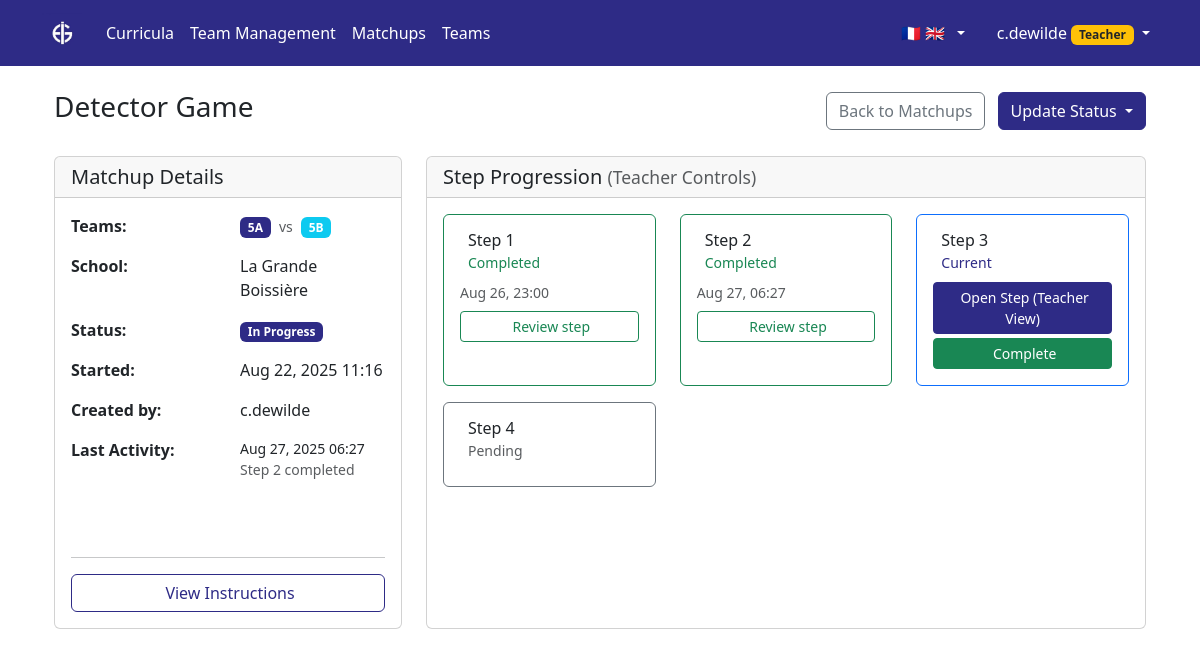
Before: /aigames/matchups/5/ (signed in) with the older database file.
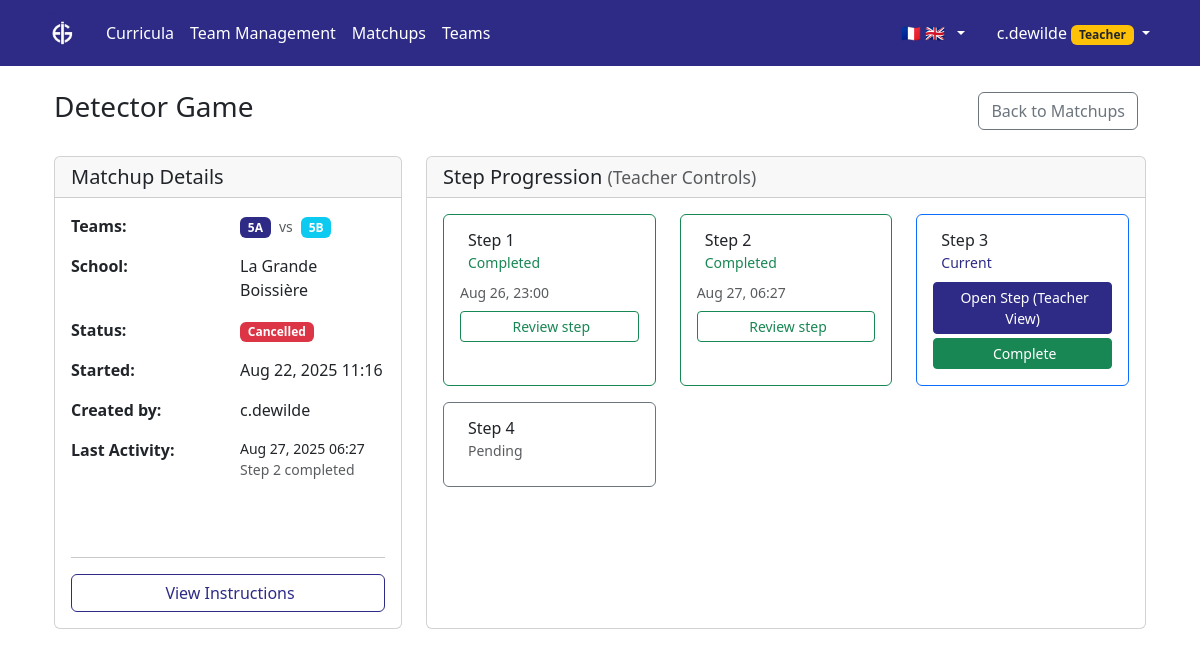
After: the same page with the newer database file.
### aigames/models.py (models this page shows, shortened)
class GameMatchup(models.Model):
    MATCHUP_STATUS_CHOICES = [
        ('scheduled', 'Scheduled'),
        ('in_progress', 'In Progress'),
        ('completed', 'Completed'),
        ('cancelled', 'Cancelled'),
    ]
    ai_game = models.ForeignKey(AiGame, on_delete=models.CASCADE, related_name='matchups')
    team1 = models.ForeignKey(Team, on_delete=models.CASCADE, related_name='matchups_as_team1')
    team2 = models.ForeignKey(Team, on_delete=models.CASCADE, related_name='matchups_as_team2')
    school = models.ForeignKey(School, on_delete=models.CASCADE, related_name='game_matchups')
    created_by = models.ForeignKey(User, on_delete=models.CASCADE, related_name='created_matchups')
    status = models.CharField(max_length=20, choices=MATCHUP_STATUS_CHOICES, default='scheduled')
    scheduled_date = models.DateTimeField(null=True, blank=True, help_text="When the game is scheduled to be played")
    started_at = models.DateTimeField(null=True, blank=True)
    completed_at = models.DateTimeField(null=True, blank=True)
    notes = models.TextField(blank=True, help_text="Teacher notes about this matchup")
    created_at = models.DateTimeField(auto_now_add=True)
    updated_at = models.DateTimeField(auto_now=True)
    @property
    def duration_minutes(self):
        if self.completed_at and self.started_at:
            delta = self.completed_at - self.started_at
            return int(delta.total_seconds() / 60)
        return None
    def get_current_step(self):
        completed_steps = self.step_progress.filter(
            is_completed=True
        ).order_by('-game_step__step_number')
        if completed_steps.exists():
            last_completed = completed_steps.first().game_step.step_number
            next_step = self.ai_game.get_step_by_number(last_completed + 1)
            return next_step  # Returns None if no next step (all completed)
        else:
            return self.ai_game.get_step_by_number(1)
    def get_progress_for_step(self, step_number):
        game_step = self.ai_game.get_step_by_number(step_number)
        if game_step:
            return self.step_progress.filter(game_step=game_step).first()
        return None
    def check_and_complete_validation_steps(self):
        game_steps = self.ai_game.get_ordered_steps()
        completed_steps = []
        for game_step in game_steps:
            if game_step.requires_validation:
                team1_validated = self.is_team_validated_for_step(self.team1, game_step.step_number)
                team2_validated = self.is_team_validated_for_step(self.team2, game_step.step_number)
                if team1_validated and team2_validated:
                    progress = self.get_progress_for_step(game_step.step_number)
                    if not progress or not progress.is_completed:
                        self.complete_step(game_step.step_number)
                        completed_steps.append(game_step.step_number)
        return completed_steps
    def check_and_complete_matchup(self):
        from django.utils import timezone
        if self.completed_at:
            return False
        game_steps = self.ai_game.get_ordered_steps()
        if not game_steps.exists():
            return False
        total_steps = game_steps.count()
        completed_steps = self.step_progress.filter(is_completed=True).count()
        if completed_steps >= total_steps:
            self.status = 'completed'
            self.completed_at = timezone.now()
            self.save()
            return True
        return False
    def get_last_activity(self):
        activities = []
        if self.completed_at:
            activities.append({
                'datetime': self.completed_at,
                'activity': 'Matchup completed',
                'actor': f'Teacher ({self.created_by.get_full_name() or self.created_by.username})'
            })
        if self.started_at:
            activities.append({
                'datetime': self.started_at,
                'activity': 'Matchup started',
                'actor': f'Teacher ({self.created_by.get_full_name() or self.created_by.username})'
            })
        for progress in self.step_progress.filter(is_completed=True):
            game_step = progress.game_step
            if game_step.requires_validation:
                activities.append({
                    'datetime': progress.completed_at,
                    'activity': f'Step {progress.game_step.step_number} validated',
                    'actor': f'Teacher ({self.created_by.get_full_name() or self.created_by.username})'
                })
            else:
                activities.append({
                    'datetime': progress.completed_at,
                    'activity': f'Step {progress.game_step.step_number} completed',
                    'actor': f'Teams ({self.team1.name} & {self.team2.name})'
                })
        activities.append({
            'datetime': self.created_at,
            'activity': 'Matchup created',
            'actor': f'Teacher ({self.created_by.get_full_name() or self.created_by.username})'
        })
        if activities:
            activities.sort(key=lambda x: x['datetime'], reverse=True)
            return activities[0]
        return None
    def is_team_validated_for_step(self, team, step_number):
        game_step = self.ai_game.get_step_by_number(step_number)
        if not game_step:
            return False
        validation = TeamStepValidation.objects.filter(
            matchup=self,
            team=team,
            game_step=game_step,
            is_validated=True
        ).first()
        return validation is not None
    class Meta:
        ordering = ['-created_at']

class AiGame(models.Model):
    title = models.CharField(max_length=255)
    description = models.TextField(blank=True)
    created_at = models.DateTimeField(auto_now_add=True)
    updated_at = models.DateTimeField(auto_now=True)
    @property
    def has_multiple_steps(self):
        return self.steps.filter(is_active=True).count() > 1
    def get_ordered_steps(self):
        return self.steps.filter(is_active=True).order_by('step_number')
    def get_step_by_number(self, step_number):
        return self.steps.filter(
            step_number=step_number,
            is_active=True
        ).first()
    class Meta:
        ordering = ['title']

class Team(models.Model):
    name = models.CharField(max_length=255)  # Team names unique per school
    description = models.TextField(blank=True)
    school = models.ForeignKey(School, on_delete=models.CASCADE, related_name='teams')
    created_by = models.ForeignKey(User, on_delete=models.CASCADE, related_name='created_teams')
    members = models.ManyToManyField(User, through='TeamMembership', related_name='teams')
    games = models.ManyToManyField(AiGame, through='TeamGameParticipation', related_name='participating_teams')
    is_active = models.BooleanField(default=True)
    created_at = models.DateTimeField(auto_now_add=True)
    updated_at = models.DateTimeField(auto_now=True)
    class Meta:
        ordering = ['name']
        unique_together = ['school', 'name']  # Team names must be unique within each school

### aigames/views.py (the view)
# urls.py: path('matchups/<int:matchup_id>/', views.game_matchup_detail, name='game_matchup_detail'),
@login_required
@user_passes_test(can_create_teams)
def game_matchup_detail(request, matchup_id):
    from django.contrib import messages
    user_school = request.user.profile.school
    matchup = get_object_or_404(GameMatchup, id=matchup_id, school=user_school)
    if hasattr(request.user, 'profile') and (request.user.profile.is_teacher or request.user.profile.is_admin):
        completed_steps = matchup.check_and_complete_validation_steps()
        if completed_steps:
            messages.info(request, f"Steps {', '.join(map(str, completed_steps))} were automatically marked as complete based on team validations.")
        matchup_completed = matchup.check_and_complete_matchup()
        if matchup_completed:
            messages.success(request, f"🎉 Game completed! All steps have been finished for {matchup.team1.name} vs {matchup.team2.name}.")
    team1_progress = []
    team2_progress = []
    if matchup.ai_game.has_multiple_steps:
        pass
    is_teacher = hasattr(request.user, 'profile') and (request.user.profile.is_teacher or request.user.profile.is_admin)
    current_step_number = 1
    step_progress_info = []
    game_steps = matchup.ai_game.get_ordered_steps()
    if game_steps.exists():
        if hasattr(matchup, 'get_current_step'):
            try:
                current_step = matchup.get_current_step()
                if current_step and hasattr(current_step, 'step_number'):
                    current_step_number = current_step.step_number
                else:
                    current_step_number = None
            except:
                current_step_number = 1
        for game_step in game_steps:
            step_num = game_step.step_number
            progress = None
            if hasattr(matchup, 'get_progress_for_step'):
                try:
                    progress = matchup.get_progress_for_step(step_num)
                except:
                    pass
            step_info = {
                'step_number': step_num,
                'game_step': game_step,  # Include the actual GameStep object
                'step_url': game_step.get_url(matchup.id),  # Generate the dynamic URL
                'is_completed': progress and progress.is_completed if progress else False,
                'is_current': current_step_number is not None and step_num == current_step_number,
                'completed_at': progress.completed_at if progress and progress.is_completed else None,
                'can_complete': is_teacher and current_step_number is not None and step_num == current_step_number and (not progress or not progress.is_completed),
                'team1_validated': matchup.is_team_validated_for_step(matchup.team1, step_num),
                'team2_validated': matchup.is_team_validated_for_step(matchup.team2, step_num),
            }
            step_progress_info.append(step_info)
    context = {
        'matchup': matchup,
        'team1_progress': team1_progress,
        'team2_progress': team2_progress,
        'user_school': user_school,
        'is_teacher': is_teacher,
        'current_step_number': current_step_number,
        'step_progress_info': step_progress_info,
    }
    return render(request, 'aigames/game_matchup_detail.html', context)

### aigames/models.py (called while the page is built)
    @property
    def logo_url(self):
        if self.logo:
            return self.logo.url
        return None

    @property
    def can_create_teams(self):
        return self.role in ['teacher', 'admin']

    @property
    def can_create_games(self):
        return self.role == 'admin'

    @property
    def can_modify_syllabus(self):
        return self.role == 'admin'

    @property
    def is_teacher(self):
        return self.role == 'teacher'

    def get_url(self, matchup_id):
        if not matchup_id:
            return None
        from django.urls import reverse, NoReverseMatch
        try:
            url = reverse(self.url_pattern, kwargs={'matchup_id': matchup_id})
            return url
        except NoReverseMatch as e:
            app_name = self.url_pattern.split(':')[0] if ':' in self.url_pattern else ''
            view_name = self.url_pattern.split(':')[1] if ':' in self.url_pattern else self.url_pattern
            fallback_url = f"/{app_name}/{matchup_id}/{view_name}/" if app_name else f"/{matchup_id}/{view_name}/"
            return fallback_url

### aigames/templates/aigames/game_matchup_detail.html (shortened to what the changed rows need)
{% extends 'syllabus/base.html' %}
{% block content %}
<div class="container-fluid">
    <div class="row">
        <div class="col-12">
            <div class="d-flex justify-content-between align-items-center mb-4">
                <div>
                    <h1 class="h3">{{ matchup.ai_game.title }}</h1>
                </div>
                <div>
                    {% if matchup.status != 'completed' and matchup.status != 'cancelled' %}
                    <div class="btn-group" role="group">
                        <button type="button" class="btn btn-primary dropdown-toggle" data-bs-toggle="dropdown">
                            Update Status
                        </button>
                    </div>
                    {% endif %}
                </div>
            </div>
        </div>
    </div>
    <div class="row">
        <div class="col-lg-4">
            <div class="card mb-4 h-100">
                <div class="card-body d-flex flex-column">
                    <div class="flex-grow-1">
                        <div class="row mb-3">
                            <div class="col-6">
                                <span class="badge bg-primary me-1">{{ matchup.team1.name }}</span>
                                <small class="text-muted">vs</small>
                                <span class="badge bg-info ms-1">{{ matchup.team2.name }}</span>
                            </div>
                        </div>
                        <div class="row mb-3">
                            <div class="col-6">
                                {% if matchup.status == 'scheduled' %}
                                    <span class="badge bg-warning">{{ matchup.get_status_display }}</span>
                                {% elif matchup.status == 'in_progress' %}
                                    <span class="badge bg-primary">{{ matchup.get_status_display }}</span>
                                {% elif matchup.status == 'completed' %}
                                    <span class="badge bg-success">{{ matchup.get_status_display }}</span>
                                {% elif matchup.status == 'cancelled' %}
                                    <span class="badge bg-danger">{{ matchup.get_status_display }}</span>
                                {% else %}
                                    <span class="badge bg-secondary">{{ matchup.get_status_display }}</span>
                                {% endif %}
                            </div>
                        </div>
                        {% if matchup.started_at %}
                        <div class="row mb-3">
                            <div class="col-6">
                                <strong>Started:</strong>
                            </div>
                            <div class="col-6">
                                {{ matchup.started_at|date:"M d, Y H:i" }}
                            </div>
                        </div>
                        {% endif %}
                        <div class="row mb-3">
                            <div class="col-6">
                                <strong>Created by:</strong>
                            </div>
                            <div class="col-6">
                                {{ matchup.created_by.get_full_name|default:matchup.created_by.username }}
                            </div>
                        </div>
                    </div>
                </div>
            </div>
        </div>
    </div>
</div>
{% endblock %}

Changed rows visible on the page:
changed GameMatchup "Detector Game": status "In Progress" → "Cancelled"
Other visible differences:
text no longer shown: "Update Status"
